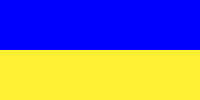

Source code (Python):
'''
RGB es la composición del color en términos de la intensidad de los colores primarios de la luz.
RGB: Red Green Blue 
Cada píxel contiene 3 bytes que representan los valores rojo, verde y azul del color del píxel.
Crearé una matriz de 100 por 200 píxels.
La biblioteca Python Imaging Library (PIL) se usa para leer y escribir datos en formatos de archivo estándar.
Así es como puedo crear una matriz para representar una imagen de:
100 píxeles de alto por 200 píxeles de ancho y 3 bytes (1 byte = 8 bits) que es lo que ocupa 1 pixel (RGB).
Las imágenes RGB generalmente se almacenan como matrices 3D de enteros sin signo de 
8 bits cada color(canal) desde 0 a 255, o sea, 256 posibilidades, ésto sale de 2^8
Una profundidad de 8 bits por canal son 24 bits (8x3=24).
Cada canal se representa con 256 números binarios distintos 
(en matemáticas es una variación repetición: 2 elevado a 8)
00000000
00000001
00000010
00000011
00000100
........
11111111
Como son 3 canales (rojo, verde y azul) el resultado es 16.777.216 tonos distintos (256x256x256=16.777.216).
Por lo tanto, mezclando los canales rojo, verde y azul (RGB) en distintas proporciones obtenemos todos los colores.
'''
import numpy as np
from PIL import Image
#1ro debo crear un arreglo 3D sólo con ceros
array = np.zeros([100, 200, 3], dtype=np.uint8)
#Ahora debo asignar un trio ordenado (x, y, z) de una matriz 3D del RGB a cada mitad del array
array[0:50,:] = [0, 0, 255] #lado superior es azul
array[50:100,:] = [255, 240, 50] #lado inferior es amarillo
print(array.shape)

img = Image.fromarray(array)
img.save('bandera_de_ucrania.png')
#¡Les aparecerá la bandera de Ucrania en su directorio!